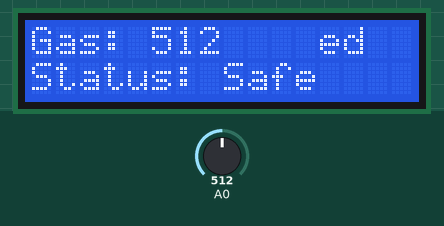
Recording of a sketch running on a simulated ESP8266 (NodeMCU). On the bench: 16×2 character LCD. The inputs (shaded band) are chosen by the test bench; at power-on: A0 = 512. WiFi joins after 1.5 s; servers stay silent unless stated; what the sketch prints to the serial monitor is not drawn.

Above: at 3.6 s.
3.7 s: A0 set to 982
At 5.2 s:
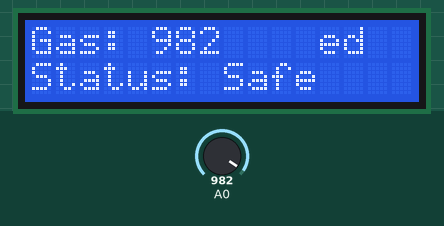
5.9 s: A0 set to 1012
At 7.6 s:
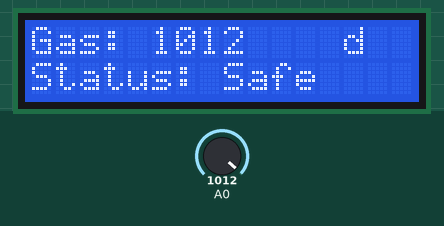
8.0 s: A0 set to 1023
At 11.6 s:
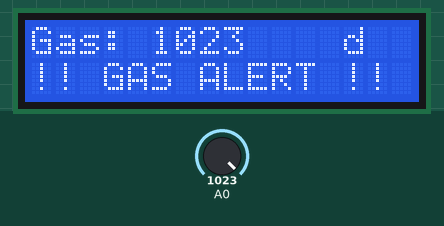
Timing chart, 0 to 13.1 s (numbered marks = the images above; inputs shaded):
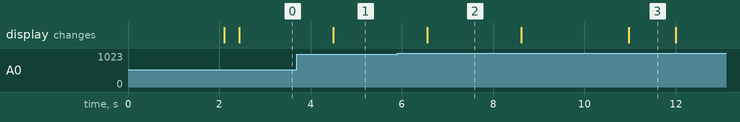

Measured:
- the behaviour switches between 999 and 1000 on A0 (found by bisection; images 1 and 2)
- after the input at 3.7 s, the display: changes after 0.79 s (image 1)
- after the input at 5.9 s, the display: changes after 0.65 s (image 2)
- after the input at 8.0 s, the display: first changes after 0.61 s (image 3 shows a later state)

The sketch:

Air_Quality_Monitoring_System_Telegram_.ino
```cpp
#define BLYNK_TEMPLATE_ID "TMPL36Q7drwKC"
#define BLYNK_TEMPLATE_NAME "Air Quality Monitoring Systen Control"
#define BLYNK_AUTH_TOKEN "0I7j2X0bSHsVq2nBgHgr6EAFLwyaxccd"


#include <ESP8266WiFi.h>
#include <WiFiClientSecure.h>
#include <UniversalTelegramBot.h>
#include <Wire.h>
#include <LiquidCrystal_I2C.h>

// LCD setup (change 0x27 to 0x3F if your LCD has a different I2C address)
LiquidCrystal_I2C lcd(0x27, 16, 2);

// WiFi credentials
const char* ssid = "Redmi A4 5G";
const char* password = "123456789";

// Telegram Bot Token and Chat ID
const char* botToken = "7554875965:AAGmE3OGqxH-SvOqqF8F3C_THh3CyxfJ9uI"; // Get this from BotFather
const String chatId = "2073248603"; // Your Telegram user ID

// Create secure client and bot instance
WiFiClientSecure client;
UniversalTelegramBot bot(botToken, client);

// Gas sensor threshold
const int gasThreshold = 200;

// Timing
unsigned long lastSendTime = 0;
const unsigned long sendInterval = 10000; // 10 seconds between alerts

void setup() {
  Serial.begin(115200);

  // LCD init
  lcd.begin(16,2);
  lcd.backlight();
  lcd.setCursor(0, 0);
  lcd.print("Connecting WiFi");

  // Connect to WiFi
  WiFi.begin(ssid, password);
  Serial.print("Connecting to WiFi...");
  while (WiFi.status() != WL_CONNECTED) {
    delay(1000);
    Serial.print(".");
  }
  Serial.println("\nConnected to WiFi!");

  lcd.clear();
  lcd.setCursor(0, 0);
  lcd.print("WiFi Connected");
  lcd.setCursor(0, 1);
  lcd.print("Monitoring...");

  // Allow insecure SSL (Telegram cert may not be verified)
  client.setInsecure();

  // Notify via Telegram
  bot.sendMessage(chatId, "ESP8266 is connected to WiFi and monitoring gas levels.", "");
}

void loop() {
  int gasValue = analogRead(A0);
  Serial.println("Gas Sensor Value: " + String(gasValue));

  // Display gas value on LCD
  lcd.setCursor(0, 0);
  lcd.print("Gas: ");
  lcd.print(gasValue);
  lcd.print("    "); // Clear remaining digits

  if (gasValue >= gasThreshold && millis() - lastSendTime > sendInterval) {
    String alertMsg = "🚨 Gas Alert!\nValue: " + String(gasValue) + "\nBe cautious!";
    bot.sendMessage(chatId, alertMsg, "");

    lcd.setCursor(0, 1);
    lcd.print("!! GAS ALERT !!  ");
    lastSendTime = millis();
  } else {
    lcd.setCursor(0, 1);
    lcd.print("Status: Safe     ");
  }

  delay(1000); // Wait before next reading
}
```
